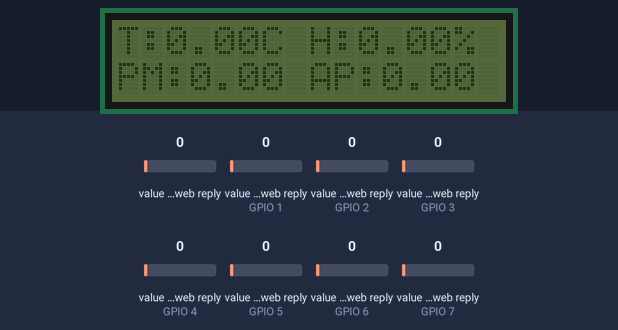
Bench run of a sketch on a simulated ESP8266 (NodeMCU). On the bench: 16×2 character LCD. The inputs (shaded band) are chosen by the test bench; at power-on: value in the web reply 0, value in the web reply (sensors on GPIO 1, GPIO 2, GPIO 3, GPIO 4, GPIO 5, GPIO 6, GPIO 7) 0. WiFi joins after 1.5 s; servers stay silent unless stated; network time is answered at once with the bench clock; the local clock reads 2024-03-15 10:24:30 at power-on unless the sketch sets it; web services answer with replies made up by the test bench; what the sketch prints to the serial monitor is not drawn.

Above: at 1.77 s.

The sketch:

ReadMultipleFieldsThingspeak_lcd_TimeBackli_esp8266.ino
```cpp
#include <ESP8266WiFi.h>
#include "secrets.h" // Contains your WiFi SSID, password, and ThingSpeak channel ID
#include <ThingSpeak.h>
#include <LCDI2C_Multilingual.h>
#include <WiFiUdp.h>
#include <NTPClient.h>
#include <TimeLib.h>

// LCD configuration (adjust address and size if needed)
LCDI2C_Generic lcd(0x27, 16, 2);

// ThingSpeak channel details
unsigned long weatherStationChannelNumber = SECRET_CH_ID_WEATHER_STATION;

WiFiClient client;
WiFiUDP ntpUDP;
NTPClient timeClient(ntpUDP, "pool.ntp.org", 3600); // NTP server and offset (seconds)

bool backlightState = false;
float field[8] = {0}; // Initialize the array

void setup() {
  Serial.begin(115200);
  while (!Serial);

  lcd.init();
  lcd.clear();

  timeClient.begin();
  ThingSpeak.begin(client);

  // Connect to WiFi
  Serial.print("Connecting to ");
  Serial.println(SECRET_SSID);
  WiFi.begin(SECRET_SSID, SECRET_PASS);

  while (WiFi.status() != WL_CONNECTED) {
    delay(500);
    Serial.print(".");
  }
  Serial.println("");
  Serial.println("WiFi connected");
  Serial.println("IP address: ");
  Serial.println(WiFi.localIP());
}

void loop() {
  timeClient.update();
  unsigned long epochTime = timeClient.getEpochTime();
  setTime(epochTime);

  time_t currentTime = now();
  int currentHour = hour(currentTime);
  int currentMinute = minute(currentTime);

  // Backlight control based on time (22:30 - 6:15)
  bool shouldBacklightBeOn = !((currentHour == 22 && currentMinute >= 30) || (currentHour > 22) || (currentHour < 6) || (currentHour == 6 && currentMinute < 15));

  if (shouldBacklightBeOn != backlightState) {
    backlightState = shouldBacklightBeOn;
    if (backlightState) {
      lcd.backlight();
      Serial.println("Backlight ON");
    } else {
      lcd.noBacklight();
      Serial.println("Backlight OFF");
    }
  }

  int statusCode = ThingSpeak.readMultipleFields(weatherStationChannelNumber);

  if (statusCode == 200) {
    // Read all 8 fields
    for (int i = 0; i < 8; i++) {
      field[i] = ThingSpeak.getFieldAsFloat(i + 1);
    }

    // Serial output
    Serial.println("--------------------");
    Serial.println("Temperature: " + String(field[0]) + " °C");
    Serial.println("Atmospheric Pressure: " + String(field[1]) + " mBar");
    Serial.println("Humidity: " + String(field[2]) + " %");
    Serial.println("PM 2.5: " + String(field[3]) + " ug/m3");
    Serial.println("Dew Point: " + String(field[4]) + " °C");
    Serial.println("Absolute Humidity: " + String(field[5]) + " g/m3");
    Serial.println("Sea Level Pressure: " + String(field[6]) + " mBar");
    Serial.println("Altitude: " + String(field[7]) + " m");
    Serial.println("--------------------");

    // Display on LCD
    lcd.clear();
    lcd.print("T:");
    lcd.print(field[0]);
    lcd.print("C H:");
    lcd.print(field[2]);
    lcd.print("%");
    lcd.setCursor(0, 1);
    lcd.print("PM:");
    lcd.print(field[3]);
    lcd.print(" AP:");
    lcd.print(field[1]);

    // Blink logic (based on PM2.5 - field[3])
    int blinkFrequency = 2; // Default blink frequency
    if (field[3] > 150) {
      blinkFrequency = 5; // Faster blinking for high PM2.5
    } else if (field[3] > 100) {
      blinkFrequency = 3; // Medium blinking
    } else if (field[3] > 50) {
      blinkFrequency = 2; // Slower blinking
    }

    for (int i = 0; i < 10; i++) {
      lcd.noBacklight();
      delay(500 / blinkFrequency);
      lcd.backlight();
      delay(500 / blinkFrequency);
    }
  } else {
    Serial.print("ThingSpeak error: ");
    Serial.println(statusCode);
  }
  delay(150000); // Update every 2.5 minutes
}
```

secrets.h
```cpp
// Use this file to store all of the private credentials
// and connection details

#define SECRET_SSID "MySSID"		// replace MySSID with your WiFi network name
#define SECRET_PASS "MyPassword"	// replace MyPassword with your WiFi password

#define SECRET_CH_ID_WEATHER_STATION 1234567	          	//MathWorks weather station

#define BACKLIGHT_ON_HOUR *        // Enter the hours to start
#define BACKLIGHT_ON_MINUTE *      // Enter minutes to start
#define BACKLIGHT_OFF_HOUR *       // Enter the hours for the end
#define BACKLIGHT_OFF_MINUTE *     // Enter the minutes to the end
```
